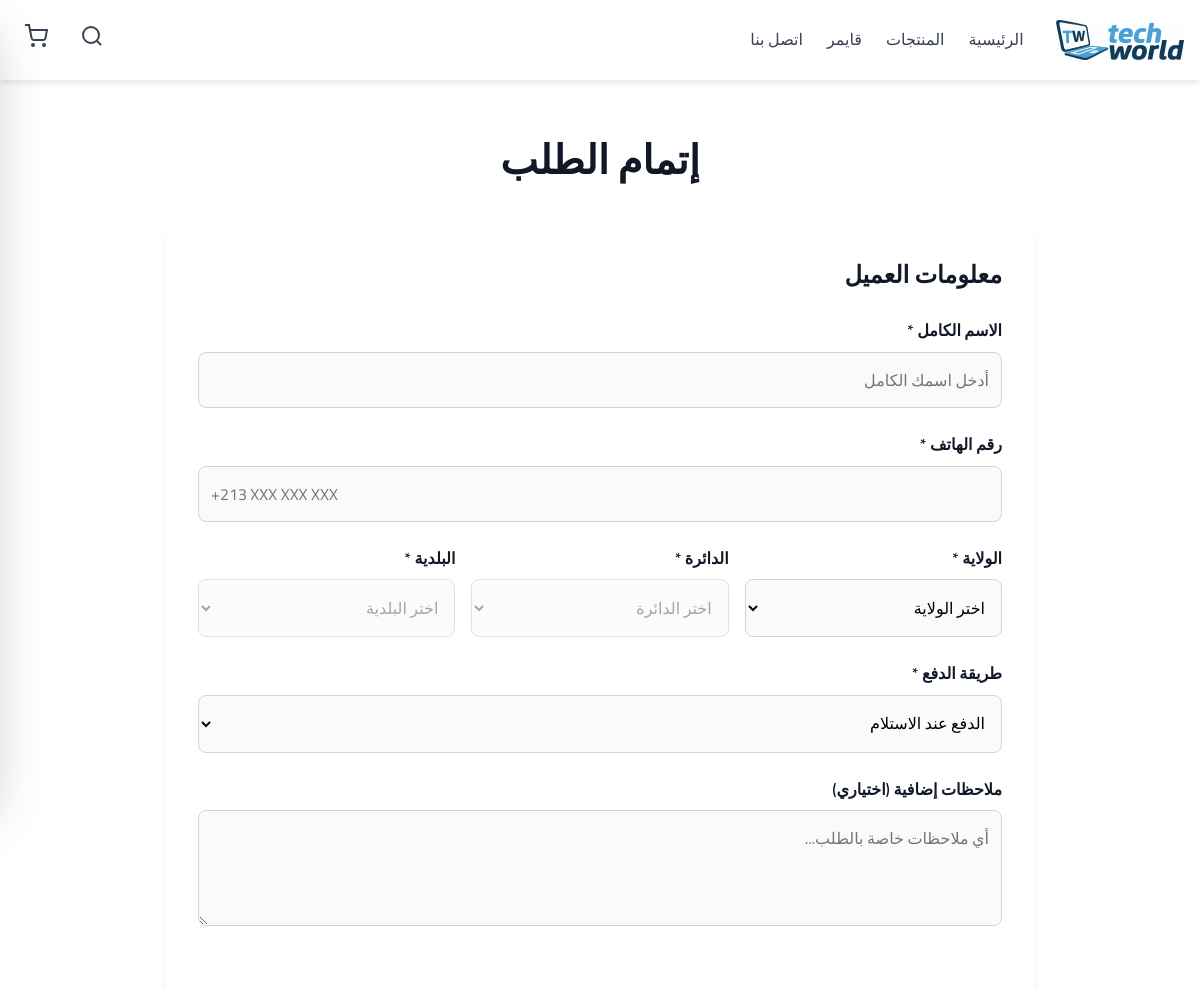
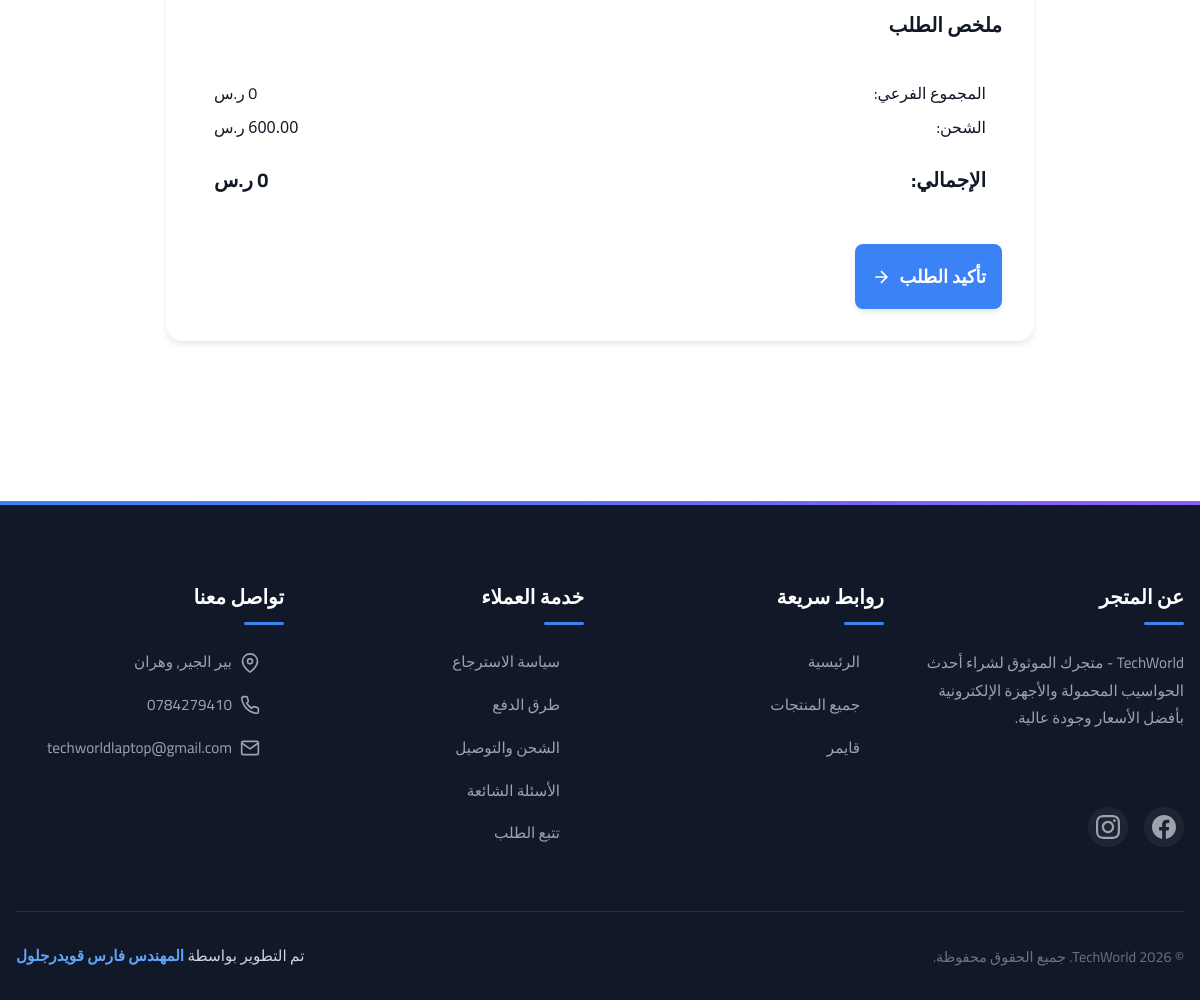
The page /checkout.php on the database its author committed (2 pictures, top to bottom).
### tables this page shows
CREATE TABLE `categories` (
  `id` int(11) NOT NULL,
  `name_ar` varchar(100) NOT NULL,
  `name_en` varchar(100) NOT NULL,
  `slug` varchar(100) NOT NULL,
  `description` text DEFAULT NULL,
  `icon` varchar(100) DEFAULT NULL,
  `image` varchar(255) DEFAULT NULL,
  `is_active` tinyint(1) DEFAULT 1,
  `display_order` int(11) DEFAULT 0,
  `created_at` timestamp NOT NULL DEFAULT current_timestamp(),
  `updated_at` timestamp NOT NULL DEFAULT current_timestamp() ON UPDATE current_timestamp()
);

CREATE TABLE `settings` (
  `id` int(11) NOT NULL,
  `setting_key` varchar(100) NOT NULL,
  `setting_value` text DEFAULT NULL,
  `setting_type` enum('text','number','boolean','json') DEFAULT 'text',
  `description` varchar(255) DEFAULT NULL,
  `updated_at` timestamp NOT NULL DEFAULT current_timestamp() ON UPDATE current_timestamp()
);

### config/database.php (called while the page is built, shortened)
<?php
try {
    $dsn = "mysql:host=" . DB_HOST . ";dbname=" . DB_NAME . ";charset=" . DB_CHARSET;
    $options = [
        PDO::ATTR_ERRMODE            => PDO::ERRMODE_EXCEPTION,
        PDO::ATTR_DEFAULT_FETCH_MODE => PDO::FETCH_ASSOC,
        PDO::ATTR_EMULATE_PREPARES   => false,
        PDO::MYSQL_ATTR_INIT_COMMAND => "SET NAMES " . DB_CHARSET
    ];
    $pdo = new PDO($dsn, DB_USER, DB_PASS, $options);
} catch (PDOException $e) {
    die("خطأ في الاتصال بقاعدة البيانات: " . $e->getMessage());
}
function query($sql, $params = []) {
    global $pdo;
    try {
        $stmt = $pdo->prepare($sql);
        $stmt->execute($params);
        return $stmt;
    } catch (PDOException $e) {
        error_log("Database Error: " . $e->getMessage());
        return false;
    }
}
function fetchOne($sql, $params = []) {
    $stmt = query($sql, $params);
    return $stmt ? $stmt->fetch() : null;
}
function fetchAll($sql, $params = []) {
    $stmt = query($sql, $params);
    return $stmt ? $stmt->fetchAll() : [];
}

### checkout.php (the view, shortened to what this page needs)
<?php
require_once 'includes/functions.php';
$shippingCost = getSetting('shipping_cost', 500);
$currency = getSetting('currency_symbol', 'دج');
include 'includes/header.php';
?>
<div class="container" style="padding: 3rem 1rem; max-width: 900px;">
    <h1 style="font-size: 2.5rem; font-weight: 800; margin-bottom: 2rem; text-align: center;">إتمام الطلب</h1>
    <div style="background: var(--white); border-radius: 1rem; box-shadow: var(--shadow); padding: 2rem; margin-bottom: 2rem;">
        <h2 style="font-size: 1.5rem; font-weight: 700; margin-bottom: 1.5rem;">معلومات العميل</h2>
        <form id="checkoutForm" method="POST" action="process-order.php">
            <div style="display: grid; gap: 1.5rem;">
                <div>
                    <label style="display: block; font-weight: 600; margin-bottom: 0.5rem;">الاسم الكامل *</label>
                    <input type="text" name="customer_name" class="filter-input" required placeholder="أدخل اسمك الكامل">
                </div>
                <div>
                    <label style="display: block; font-weight: 600; margin-bottom: 0.5rem;">رقم الهاتف *</label>
                    <input type="tel" name="customer_phone" class="filter-input" required placeholder="+213 XXX XXX XXX">
                </div>
                <div style="display: grid; grid-template-columns: 1fr 1fr 1fr; gap: 1rem;">
                    <div>
                        <label style="display: block; font-weight: 600; margin-bottom: 0.5rem;">الولاية *</label>
                        <select name="wilaya_id" class="filter-select" required>
                            <option value="">اختر الولاية</option>
                        </select>
                    </div>
                    <div>
                        <label style="display: block; font-weight: 600; margin-bottom: 0.5rem;">الدائرة *</label>
                        <select name="daira_id" class="filter-select" required disabled>
                            <option value="">اختر الدائرة</option>
                        </select>
                    </div>
                    <div>
                        <label style="display: block; font-weight: 600; margin-bottom: 0.5rem;">البلدية *</label>
                        <select name="baladiya_id" class="filter-select" required disabled>
                            <option value="">اختر البلدية</option>
                        </select>
                    </div>
                </div>
                <div>
                    <label style="display: block; font-weight: 600; margin-bottom: 0.5rem;">طريقة الدفع *</label>
                    <select name="payment_method" class="filter-select" required>
                        <option value="cash_on_delivery">الدفع عند الاستلام</option>
                    </select>
                </div>
                <div>
                    <label style="display: block; font-weight: 600; margin-bottom: 0.5rem;">ملاحظات إضافية (اختياري)</label>
                    <textarea name="notes" class="filter-input" rows="3" placeholder="أي ملاحظات خاصة بالطلب..."></textarea>
                </div>
            </div>
            <div id="order-summary" style="margin-top: 2rem; padding-top: 2rem; border-top: 2px solid var(--border);">
                <h3 style="font-size: 1.25rem; font-weight: 700; margin-bottom: 1rem;">ملخص الطلب</h3>
                <div style="margin-top: 1.5rem; padding: 1rem; background: var(--light-gray); border-radius: 0.5rem;">
                    <div style="display: flex; justify-content: space-between; margin-bottom: 0.5rem;">
                        <span>المجموع الفرعي:</span>
                        <span id="subtotal-display">0 <?php echo $currency; ?></span>
                    </div>
                    <div style="display: flex; justify-content: space-between; margin-bottom: 0.5rem;">
                        <span>الشحن:</span>
                        <span><?php echo formatPrice($shippingCost); ?> <?php echo $currency; ?></span>
                    </div>
                    <div style="display: flex; justify-content: space-between; font-size: 1.25rem; font-weight: 700; padding-top: 1rem; border-top: 1px solid var(--border); margin-top: 0.5rem;">
                        <span>الإجمالي:</span>
                        <span id="total-display">0 <?php echo $currency; ?></span>
                    </div>
                </div>
            </div>
            <button type="submit" class="btn btn-primary btn-block" style="margin-top: 2rem; font-size: 1.125rem; padding: 1rem;">
                تأكيد الطلب
                <svg width="20" height="20" viewBox="0 0 24 24" fill="none" stroke="currentColor" stroke-width="2">
                    <path d="M5 12h14M12 5l7 7-7 7"/>
                </svg>
            </button>
        </form>
    </div>
</div>
<?php include 'includes/footer.php'; ?>

### includes/header.php (shortened to what this page needs)
<?php
require_once __DIR__ . '/functions.php';
$settings = getSettings();
$categories = getAllCategories();
?>
<!DOCTYPE html>
<html lang="ar" dir="rtl">
<head>
    <link rel="stylesheet" href="assets/css/style.css">
</head>
<body>
    <header class="header">
        <div class="container">
            <nav class="navbar">
                <div class="navbar-brand">
                    <a href="index.php" class="logo">
                        <img src="assets/images/logo.jpg" alt="<?php echo clean($settings['site_name'] ?? 'متجر التقنية'); ?>" style="height: 40px;">
                    </a>
                </div>
                <div class="navbar-menu">
                    <ul class="navbar-nav" id="navbarNav">
                        <li><a href="index.php" class="nav-link <?php echo basename($_SERVER['PHP_SELF']) == 'index.php' ? 'active' : ''; ?>">الرئيسية</a></li>
                        <li><a href="products.php" class="nav-link <?php echo (basename($_SERVER['PHP_SELF']) == 'products.php' && !isset($_GET['category'])) ? 'active' : ''; ?>">المنتجات</a></li>
                        <?php foreach (array_slice($categories, 0, 3) as $category): ?>
                            <li><a href="products.php?category=<?php echo $category['slug']; ?>" class="nav-link <?php echo (isset($_GET['category']) && $_GET['category'] == $category['slug']) ? 'active' : ''; ?>"><?php echo clean($category['name_ar']); ?></a></li>
                        <?php endforeach; ?>
                        <li><a href="contact.php" class="nav-link <?php echo basename($_SERVER['PHP_SELF']) == 'contact.php' ? 'active' : ''; ?>">اتصل بنا</a></li>
                    </ul>
                </div>
                <div class="navbar-actions">
                    <button class="cart-btn" onclick="document.getElementById('search-modal').style.display='flex'">
                        <svg width="24" height="24" viewBox="0 0 24 24" fill="none" stroke="currentColor" stroke-width="2">
                            <circle cx="11" cy="11" r="8"></circle>
                            <path d="m21 21-4.35-4.35"></path>
                        </svg>
                    </button>
                    <button class="cart-btn" onclick="openCart()">
                        <svg width="24" height="24" viewBox="0 0 24 24" fill="none" stroke="currentColor" stroke-width="2">
                            <circle cx="9" cy="21" r="1"></circle>
                            <circle cx="20" cy="21" r="1"></circle>
                            <path d="M1 1h4l2.68 13.39a2 2 0 0 0 2 1.61h9.72a2 2 0 0 0 2-1.61L23 6H6"></path>
                        </svg>
                    </button>
                </div>
            </nav>
        </div>
    </header>
    <main>

### includes/functions.php (shortened to what this page needs)
<?php
require_once __DIR__ . '/../config/database.php';
function clean($data) {
    return htmlspecialchars(trim($data), ENT_QUOTES, 'UTF-8');
}
function getAllCategories() {
    $sql = "SELECT * FROM categories WHERE is_active = 1 ORDER BY display_order ASC";
    return fetchAll($sql);
}
function getSettings() {
    $sql = "SELECT setting_key, setting_value FROM settings";
    $results = fetchAll($sql);
    $settings = [];
    foreach ($results as $row) {
        $settings[$row['setting_key']] = $row['setting_value'];
    }
    return $settings;
}
function getSetting($key, $default = null) {
    $sql = "SELECT setting_value FROM settings WHERE setting_key = :key";
    $result = fetchOne($sql, ['key' => $key]);
    return $result ? $result['setting_value'] : $default;
}
function formatPricePlain($price) {
    return number_format($price, 2, '.', ',');
}
function formatPrice($price) {
    return '<span class="en-num">' . formatPricePlain($price) . '</span>';
}

### includes/footer.php (shortened to what this page needs)
    </main>
    <footer class="footer">
        <div class="container">
            <div class="footer-content">
                <div class="footer-section">
                    <h3>عن المتجر</h3>
                    <p class="footer-text">
                        <?php
                        $storeName = !empty($settings['site_name']) ? $settings['site_name'] : ($settings['store_name'] ?? 'متجر التقنية');
                        $storeDesc = !empty($settings['site_description']) ? $settings['site_description'] : ($settings['store_description'] ?? 'متجرك الموثوق لشراء أحدث الحواسيب المحمولة والأجهزة الإلكترونية بأفضل الأسعار وجودة عالية.');
                        echo clean($storeName); ?> - <?php echo clean($storeDesc); ?>
                    </p>
                    <div class="social-links">
                        <?php if (!empty($settings['facebook'])): ?>
                        <a href="<?php echo clean($settings['facebook']); ?>" class="social-link" aria-label="Facebook" target="_blank">
                        </a>
                        <?php endif; ?>
                        <?php if (!empty($settings['instagram'])): ?>
                        <a href="<?php echo clean($settings['instagram']); ?>" class="social-link" aria-label="Instagram" target="_blank">
                        </a>
                        <?php endif; ?>
                    </div>
                </div>
                <div class="footer-section">
                    <h3>روابط سريعة</h3>
                    <div class="footer-links">
                        <a href="index.php" class="footer-link">الرئيسية</a>
                        <a href="products.php" class="footer-link">جميع المنتجات</a>
                        <?php foreach (array_slice($categories, 0, 4) as $category): ?>
                            <a href="products.php?category=<?php echo $category['slug']; ?>" class="footer-link">
                                <?php echo clean($category['name_ar']); ?>
                            </a>
                        <?php endforeach; ?>
                    </div>
                </div>
                <div class="footer-section">
                    <h3>خدمة العملاء</h3>
                    <div class="footer-links">
                        <a href="#" class="footer-link">سياسة الاسترجاع</a>
                        <a href="#" class="footer-link">طرق الدفع</a>
                        <a href="#" class="footer-link">الشحن والتوصيل</a>
                        <a href="#" class="footer-link">الأسئلة الشائعة</a>
                        <a href="#" class="footer-link">تتبع الطلب</a>
                    </div>
                </div>
                <div class="footer-section">
                    <h3>تواصل معنا</h3>
                    <div class="footer-links">
                        <?php
                        $address = !empty($settings['address']) ? $settings['address'] : ($settings['store_address'] ?? '');
                        if (!empty($address)):
                        ?>
                        <div class="footer-link" style="cursor: default;">
                            <svg width="20" height="20" viewBox="0 0 24 24" fill="none" stroke="currentColor" stroke-width="2">
                                <path d="M21 10c0 7-9 13-9 13s-9-6-9-13a9 9 0 0 1 18 0z"></path>
                                <circle cx="12" cy="10" r="3"></circle>
                            </svg>
                            <span><?php echo clean($address); ?></span>
                        </div>
                        <?php endif; ?>
                        <?php
                        $phone = !empty($settings['phone']) ? $settings['phone'] : ($settings['store_phone'] ?? '');
                        if (!empty($phone)):
                        ?>
                        <a href="tel:<?php echo clean($phone); ?>" class="footer-link">
                            <span><?php echo clean($phone); ?></span>
                        </a>
                        <?php endif; ?>
                        <?php
                        $email = !empty($settings['email']) ? $settings['email'] : ($settings['store_email'] ?? '');
                        if (!empty($email)):
                        ?>
                        <a href="mailto:<?php echo clean($email); ?>" class="footer-link">
                            <svg width="20" height="20" viewBox="0 0 24 24" fill="none" stroke="currentColor" stroke-width="2">
                                <path d="M4 4h16c1.1 0 2 .9 2 2v12c0 1.1-.9 2-2 2H4c-1.1 0-2-.9-2-2V6c0-1.1.9-2 2-2z"></path>
                                <polyline points="22,6 12,13 2,6"></polyline>
                            </svg>
                            <span><?php echo clean($email); ?></span>
                        </a>
                        <?php endif; ?>
                    </div>
                </div>
            </div>
            <div class="footer-bottom">
                <p>© <?php echo date('Y'); ?> <?php echo clean(!empty($settings['site_name']) ? $settings['site_name'] : ($settings['store_name'] ?? 'متجر التقنية')); ?>. جميع الحقوق محفوظة.</p>
                <div class="copyright-text">
                    تم التطوير بواسطة <span class="developer-name">المهندس فارس قويدرجلول</span>
                </div>
            </div>
        </div>
    </footer>
</body>
</html>

### checkout.php (style rules this page uses)
.filter-input, .filter-select { width: 100%; padding: 0.75rem; border: 1px solid #d1d5db; border-radius: 0.5rem; font-family: 'Cairo', sans-serif; font-size: 1rem; background-color: #f9fafb; transition: all 0.2s; }
textarea.filter-input { resize: vertical; }

### rows shown on the page
categories: name_ar "قايمر"
settings: setting_value "ر.س"
settings: setting_value "600.00"

### other values the page prints
$storeDesc "متجرك الموثوق لشراء أحدث الحواسيب المحمولة والأجهزة الإلكترونية بأفضل الأسعار وجودة عالية."
$address "بير الجير, وهران"
$phone "0784279410"
$email "techworldlaptop@gmail.com"
